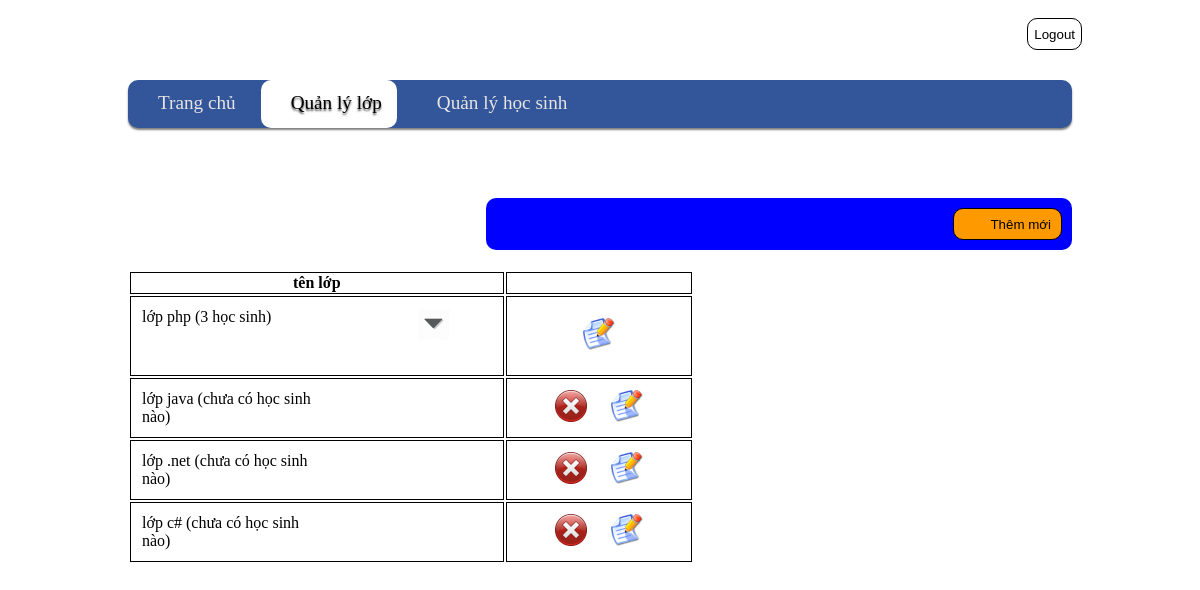
/class/index.php (signed in), run on the app's committed database.
### tables this page shows
CREATE TABLE `class` (
  `id` int(11) NOT NULL AUTO_INCREMENT,
  `name` varchar(255) NOT NULL,
  PRIMARY KEY (`id`)
);

### class/index.php (the view, shortened to what this page needs)
<!DOCTYPE html>
<html>
    <head>
        <link href="../public/css/style.css" rel="stylesheet" type="text/css"/>
        <link href="../public/css/menu.css" rel="stylesheet" type="text/css"/>
    </head>
    <body>
        <?php
        include_once  '../menu.php';
        ?>
        <div class="right toolbar">
            <input onclick="window.location = 'add.php';" type="button" value="Thêm mới" class="button">
        </div>
        <table class="list" style="width: 60%">
            <tr>
                <th style="width: 40%;">
                    tên lớp
                </th>
                <th style="width: 20%;">&nbsp;</th>
            </tr>
            <?php
            $conn = mysqli_connect("localhost", "root", "", "school_manager") or die();
            mysqli_query($conn, "set names 'utf8'");
            $result = mysqli_query($conn, "SELECT name,id,(SELECT count(*) from pupil WHERE class_id=class.id) as count_pupil FROM class");
            while ($row = mysqli_fetch_array($result)) {
                ?>
                <tr>
                    <td>
                        <?php
                        if($row['count_pupil']>0){
                            echo '<div style="float:left;width: 50%;">'.$row['name'].' ('.$row['count_pupil'].' học sinh)</div>';
                        ?>
                            <div style="float: right;width: 20%;" title="nhấn vào đây để xem danh sách học sinh">
                                <img id="<?php echo $row['id']; ?>" class="toggle" src="../public/images/down.png" style="width: 32px;height: 32px;cursor: pointer;"/>
                            </div>
                            <div style="clear: both;"></div>
                        <?php
                        }
                        else{
                            echo '<div style="width: 50%;">'.$row['name'].' (chưa có học sinh nào)</div>';
                        }
                        ?>
                    </td>
                    <td style="text-align: center;">
                        <?php
                        if ($row['count_pupil'] == 0) {
                                ?>
                            <img id="<?php echo $row['id']; ?>" class="delete" style="margin-right: 20px;" title="Nhấn vào đây để xóa" src="../public/images/delete-icon.png"/>
                        <?php
                        }
                        ?>
                            <img onclick="window.location='edit.php?id=<?php echo $row['id']; ?>';" title="Nhấn vào đây để sửa" src="../public/images/ico_edit.png"/>
                    </td>
                </tr>
                    <?php
            }
            ?>
        </table>
    </body>
</html>

### public/css/style.css (style rules this page uses)
table.list th,table.list td { border: 1px solid black; }
table.list td img { cursor: pointer; width: 32px; height: 32px; }
.button { height: 32px; padding-left: 36px; padding-right: 10px; border: 1px solid #000000; background: #ff9900; cursor: pointer; border-radius: 10px; -moz-border-radius: 10px; -webkit-border-radius: 10px; }
div { width: 100%; padding: 10px; }
div.right { text-align: right; }
div.toolbar { background-color:blue; border-radius: 10px; -moz-border-radius: 10px; -webkit-border-radius: 10px; width: 60%; float: right; margin-bottom: 20px; margin-top: 50px; }
body { padding-left: 10%; padding-right: 10%; }

### data on the page
class: name "lớp php", count_pupil "3"
class: name "lớp java"
class: name "lớp .net"
class: name "lớp c#"
